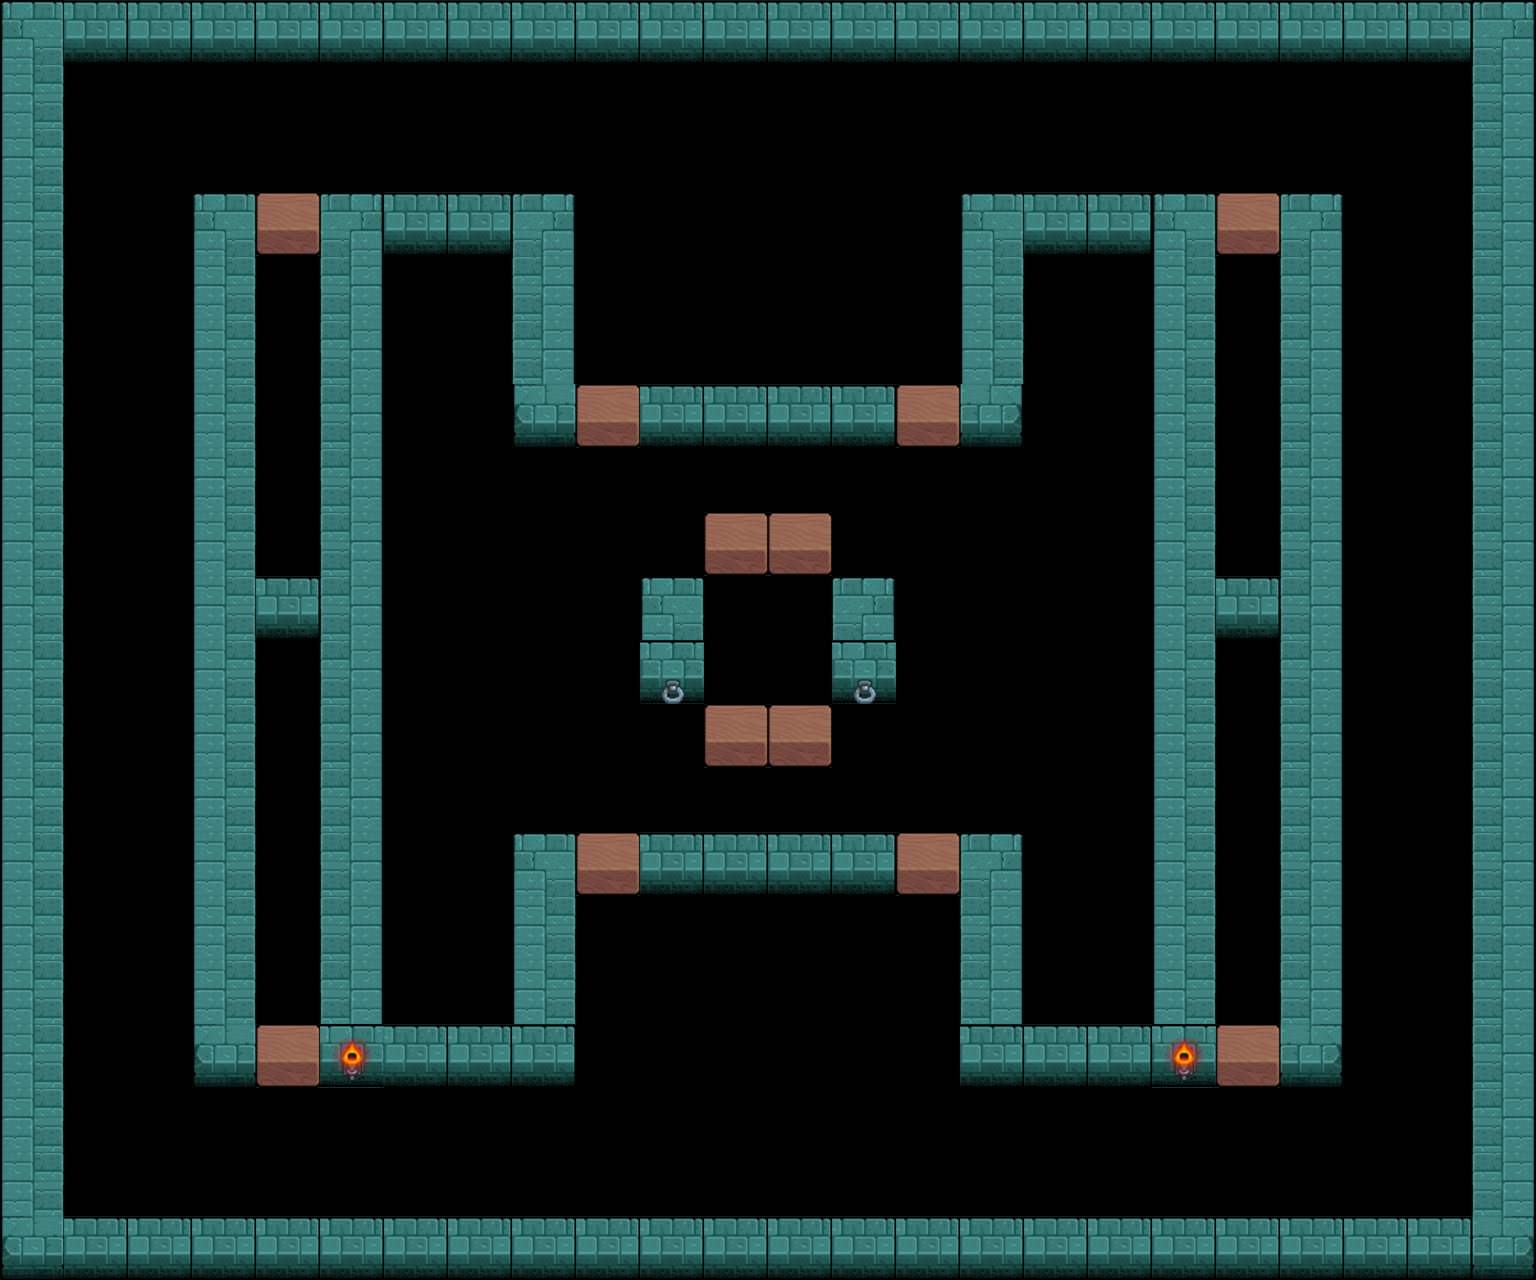

Rendered tile map (Tiled .tmx) drawn with the repository's tilesets; below, a short description and the full map source, tile grids included:
An orthogonal 24x20 tile map with 64x64 px tiles, 1 tile layer (障碍物), 1 hidden layer not drawn.

<map version="1.0" orientation="orthogonal" width="24" height="20" tilewidth="64" tileheight="64">
 <tileset firstgid="1" name="map" tilewidth="64" tileheight="64">
  <image source="map.png" width="320" height="192" />
 </tileset>
 <layer name="地板" width="24" height="20" visible="0">
  <data encoding="csv">
0,0,0,0,0,0,0,0,0,0,0,0,0,0,0,0,0,0,0,0,0,0,0,0,
0,0,0,0,0,0,0,0,0,0,0,0,0,0,0,0,0,0,0,0,0,0,0,0,
0,0,0,0,0,0,0,0,0,0,0,0,0,0,0,0,0,0,0,0,0,0,0,0,
0,0,0,0,0,0,0,0,0,0,0,0,0,0,0,0,0,0,0,0,0,0,0,0,
0,0,0,0,0,0,0,0,0,0,0,0,0,0,0,0,0,0,0,0,0,0,0,0,
0,0,0,0,0,0,0,0,0,0,0,0,0,0,0,0,0,0,0,0,0,0,0,0,
0,0,0,0,0,0,0,0,0,0,0,0,0,0,0,0,0,0,0,0,0,0,0,0,
0,0,0,0,0,0,0,0,0,0,0,0,0,0,0,0,0,0,0,0,0,0,0,0,
0,0,0,0,0,0,0,0,0,0,0,0,0,0,0,0,0,0,0,0,0,0,0,0,
0,0,0,0,0,0,0,0,0,0,0,0,0,0,0,0,0,0,0,0,0,0,0,0,
0,0,0,0,0,0,0,0,0,0,0,0,0,0,0,0,0,0,0,0,0,0,0,0,
0,0,0,0,0,0,0,0,0,0,0,0,0,0,0,0,0,0,0,0,0,0,0,0,
0,0,0,0,0,0,0,0,0,0,0,0,0,0,0,0,0,0,0,0,0,0,0,0,
0,0,0,0,0,0,0,0,0,0,0,0,0,0,0,0,0,0,0,0,0,0,0,0,
0,0,0,0,0,0,0,0,0,0,0,0,0,0,0,0,0,0,0,0,0,0,0,0,
0,0,0,0,0,0,0,0,0,0,0,0,0,0,0,0,0,0,0,0,0,0,0,0,
0,0,0,0,0,0,0,0,0,0,0,0,0,0,0,0,0,0,0,0,0,0,0,0,
0,0,0,0,0,0,0,0,0,0,0,0,0,0,0,0,0,0,0,0,0,0,0,0,
0,0,0,0,0,0,0,0,0,0,0,0,0,0,0,0,0,0,0,0,0,0,0,0,
0,0,0,0,0,0,0,0,0,0,0,0,0,0,0,0,0,0,0,0,0,0,0,0
</data>
 </layer>
 <layer name="障碍物" width="24" height="20">
  <data encoding="csv">
2,14,14,14,14,14,14,14,14,14,14,14,14,14,14,14,14,14,14,14,14,14,14,5,
7,0,0,0,0,0,0,0,0,0,0,0,0,0,0,0,0,0,0,0,0,0,0,10,
7,0,0,0,0,0,0,0,0,0,0,0,0,0,0,0,0,0,0,0,0,0,0,10,
7,0,0,2,3,5,14,14,5,0,0,0,0,0,0,2,14,14,2,3,5,0,0,10,
7,0,0,7,0,10,0,0,10,0,0,0,0,0,0,7,0,0,7,0,10,0,0,10,
7,0,0,7,0,10,0,0,10,0,0,0,0,0,0,7,0,0,7,0,10,0,0,10,
7,0,0,7,0,10,0,0,12,3,14,14,14,14,3,15,0,0,7,0,10,0,0,10,
7,0,0,7,0,10,0,0,0,0,0,0,0,0,0,0,0,0,7,0,10,0,0,10,
7,0,0,7,0,10,0,0,0,0,0,3,3,0,0,0,0,0,7,0,10,0,0,10,
7,0,0,7,14,10,0,0,0,0,2,0,0,5,0,0,0,0,7,14,10,0,0,10,
7,0,0,7,0,10,0,0,0,0,9,0,0,9,0,0,0,0,7,0,10,0,0,10,
7,0,0,7,0,10,0,0,0,0,0,3,3,0,0,0,0,0,7,0,10,0,0,10,
7,0,0,7,0,10,0,0,0,0,0,0,0,0,0,0,0,0,7,0,10,0,0,10,
7,0,0,7,0,10,0,0,2,3,14,14,14,14,3,5,0,0,7,0,10,0,0,10,
7,0,0,7,0,10,0,0,7,0,0,0,0,0,0,10,0,0,7,0,10,0,0,10,
7,0,0,7,0,10,0,0,7,0,0,0,0,0,0,10,0,0,7,0,10,0,0,10,
7,0,0,12,3,8,14,14,14,0,0,0,0,0,0,14,14,14,8,3,15,0,0,10,
7,0,0,0,0,0,0,0,0,0,0,0,0,0,0,0,0,0,0,0,0,0,0,10,
7,0,0,0,0,0,0,0,0,0,0,0,0,0,0,0,0,0,0,0,0,0,0,10,
12,14,14,14,14,14,14,14,14,14,14,14,14,14,14,14,14,14,14,14,14,14,14,15
</data>
 </layer>
</map>